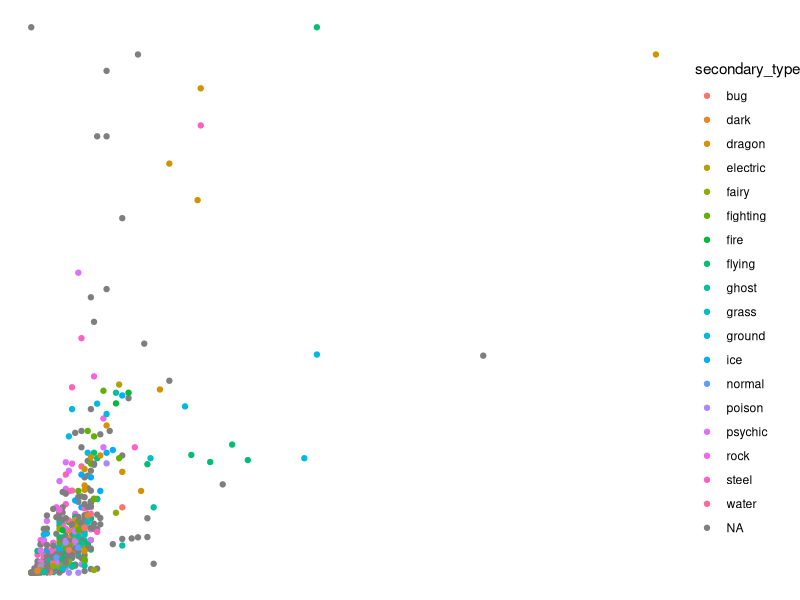

Here is the R script that generated this plot:
library(here)
library(tidyverse)
library(ggplot2)

pokemon <- read_csv(here("data", "pokemon.csv"))

ggplot(pokemon, aes(x = height_m, y = weight_kg, col = secondary_type)) +
  geom_point() +
  theme_void()
